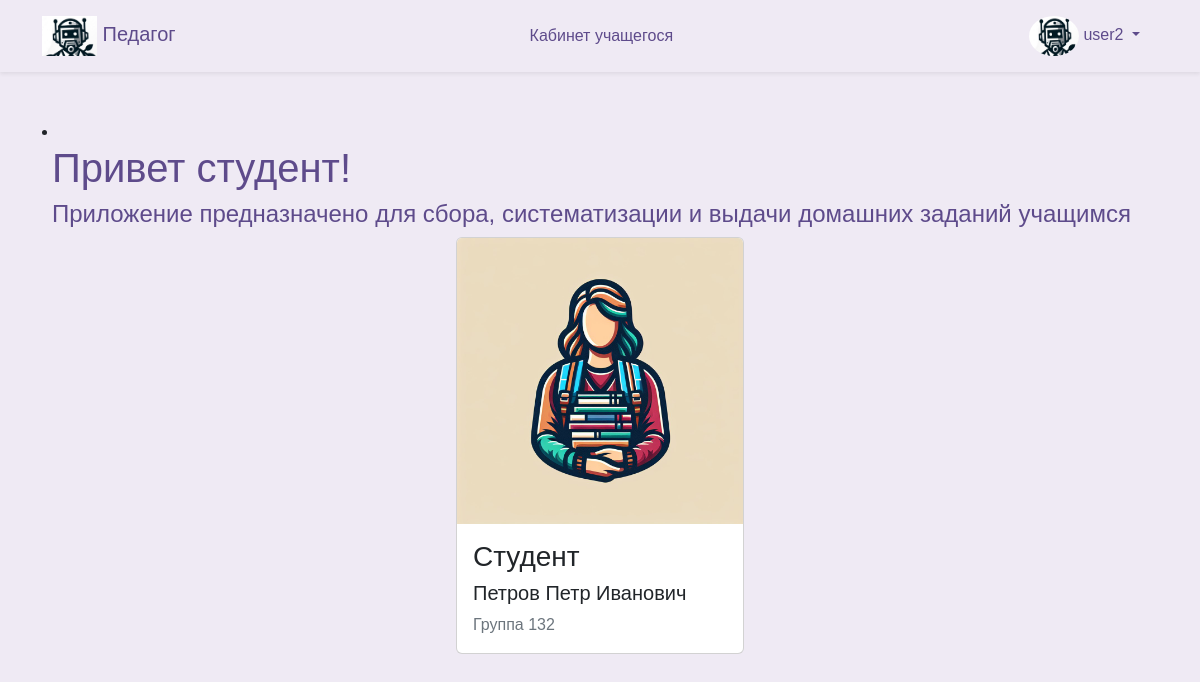
/ (signed in), run on the app's committed database.
### database/models.py (models this page shows, shortened)
class User(Base):
    __tablename__ = "users"
    id = Column(Integer, primary_key=True)
    username = Column(String, unique=True)
    fio = Column(String, default= 'Noname')  # Убрали уникальность
    email = Column(String, unique=True)
    password = Column(String)
    user_type = Column(Enum(UserType), default=UserType.student)
    group_id = Column(Integer, ForeignKey("group.id"), default= 1)
    group = relationship("Group", back_populates="user")
    history_user = relationship("History", back_populates="user_history")

class Group(Base):
    __tablename__ = "group"
    id = Column(Integer, primary_key=True)
    name = Column(String, unique=True, nullable=False)
    user = relationship("User", back_populates="group")

### frontend/router.py (the view)
@router.get("/")
async def get_all_users(
    request: Request,
    user: User = Depends(get_user_or_redirect),
    session: AsyncSession = Depends(get_session),
):
    data = await CRUDUser.get_user_fio(session, user.username)
    data = data
    data = [
        {"id": i, **dct}
        for i, dct in enumerate(data, start=1)
    ]
    print(data)
    users = await CRUDUser.get_all(session)
    groups = await CRUDGroup.get_all(session)
    disciplines = await CRUDDiscipline.get_all(session)
    themes = await CRUDTheme.get_all(session)
    homeworks = await CRUDHomework.get_all(session)
    students = await CRUDUser.get_all(session)
    return templates.TemplateResponse(
        "index.html",
        {
            "request": request,
            "user": user,
            "data": data,
            "users": users,
            "groups": groups,
            "disciplines": disciplines,
            "themes": themes,
            "homeworks": homeworks,
            "students": students,
        },
    )

### frontend/template/index.html (shortened to what this page needs)
{% extends "base/base.html" %}
{% block content %}
{% if user.user_type.value == 'student' %}
<li class="nav-item {% if request_path == '/student' %}active{% endif %}">
  <a class="nav-link" href="/student">
    <div class="row">
      <div class="col-12">
        <h1>Привет студент!</h1>
        <h4>Приложение предназначено для сбора, систематизации и выдачи домашних заданий учащимся</h4>
      </div>
    </div>
    <div class="d-flex justify-content-center">
      <div class="card" style="width: 18rem;">
        <img src="../assets/img/student.jpg" class="card-img-top" alt="...">
        <div class="card-body">
          <h3 class="card-title">Студент</h3>
          <h5 class="card-title">{{ data[0]['fio'] }}</h5>
          <p class="card-text">{{ data[0]['group_name'] }}</p>
        </div>
      </div>
    </div>
  </a>
</li>
{% endif %}
{% endblock %}

### frontend/template/base/nav.html (shortened to what this page needs)
<nav class="navbar navbar-expand-lg navbar-light shadow-sm">
    <div class="container">
      <a class="navbar-brand" href="/">
        <img src="/assets/img/logo2.jpg" alt="Педагог Logo" id="brand-logo" style="max-height: 40px;"> Педагог
      </a>
      <div class="collapse navbar-collapse" id="navbarNav">
        {% if user %}
        <ul class="navbar-nav mx-auto">
          {% if user.user_type.value == 'student' %}
          <li class="nav-item {% if request_path == '/student' %}active{% endif %}">
            <a class="nav-link" href="/student">Кабинет учащегося </a>
          </li>
          {% endif %}
        </ul>
        <ul class="navbar-nav">
          <li class="nav-item dropdown">
            <a class="nav-link dropdown-toggle" href="#" id="navbarDropdownMenuLink" data-bs-toggle="dropdown"
              aria-expanded="false">
              <img src="/assets/img/logo2.jpg" alt="Профиль" style="border-radius: 50%; width: 50px; height: 40px;">
              {{user.username}}
            </a>
          </li>
        </ul>
        {% endif %}
      </div>
    </div>
</nav>

### frontend/assets/css/base.css (style rules this page uses)
body { margin: 0; font-family: 'Nunito Sans', Arial, sans-serif; background-color: #efeaf4; }
.navbar { background-color: rgb(255, 255, 255), 255, 255); box-shadow: 0 4px 6px rgba(0, 0, 0, 0.1); }
.navbar-brand, .nav-link { color: #5e4b8b !important; }
.nav-link { margin: 0 10px; border-radius: 20px; transition: background-color 0.3s, color 0.3s; }
h1 { color: #5e4b8b; }
p { color: #6c757d; }

### data on the page
User: username "user2", fio "Петров Петр Иванович"
Group: name "Группа 132"
